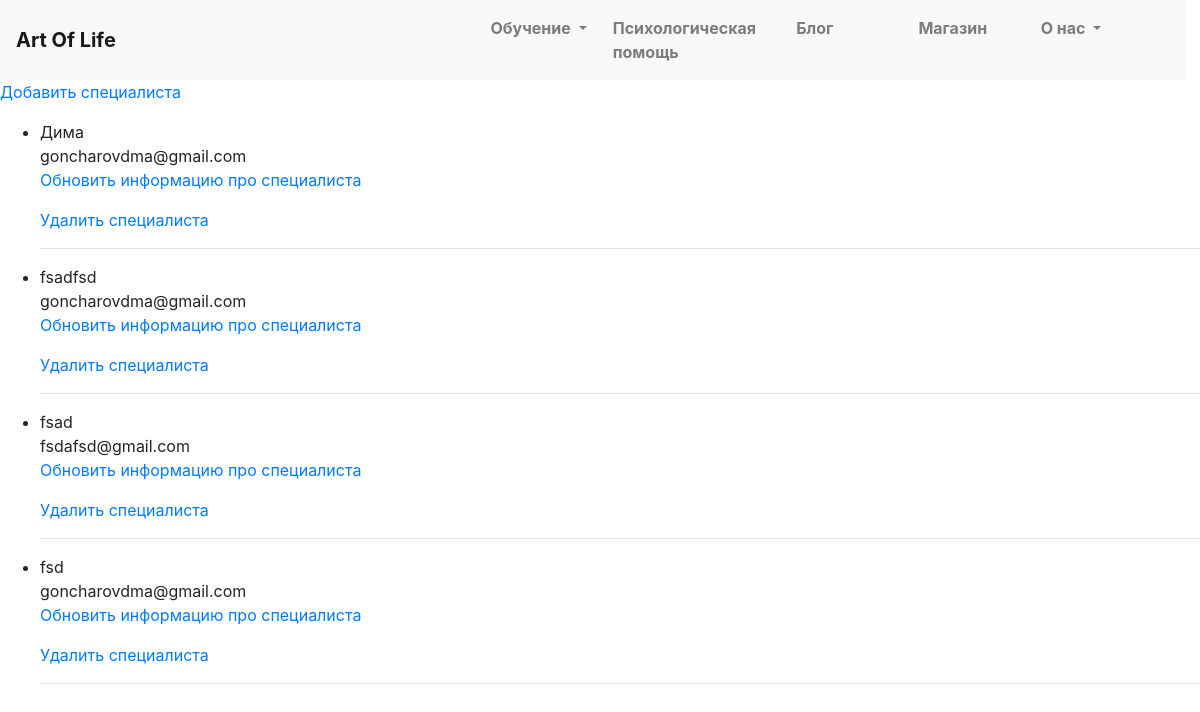
/author/, run on an earlier commit of the app's database.
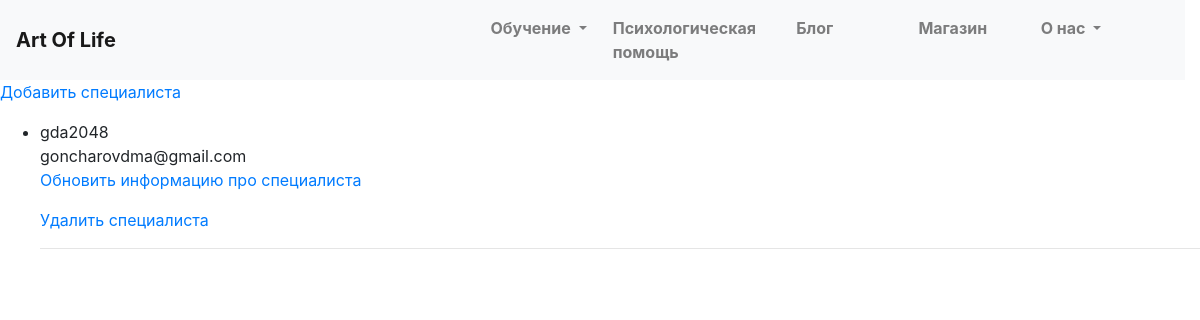
And on a later commit of the database.
### main/models.py (models this page shows, shortened)
class Person(models.Model):
    id = models.AutoField(primary_key=True)
    full_name = models.CharField('Полное имя', max_length=50)
    name = models.CharField('Имя', max_length=20, unique=True)
    birth_date = models.DateField('Дата рождения')
    email = models.EmailField()
    info = models.TextField('Основная информация', blank=True)
    bio = models.TextField('Биография', blank=True)
    photo = models.FilePathField('Фотография', path=MEDIA_ROOT, null=True, blank=True)
    password = models.CharField('Пароль', max_length=50)
    user = models.OneToOneField(User, on_delete=models.CASCADE, related_name='profile', null=True, blank=True)
    class Meta:
        db_table = 'people'
        verbose_name = 'Специалист'
        verbose_name_plural = 'Специалисты'

### main/views.py (the view)
# urls.py: re_path(r'author/', views.PersonListView.as_view(), name='person_list'),
class PersonListView(ListView):
    model = Person
    template_name = 'people.html'
    context_object_name = 'authors_list'
    paginate_by = 4

### templates/people.html (shortened to what this page needs)
{% extends 'base.html' %}
{% block content %}
<a href="{%  url 'person_create' %}"><p>Добавить специалиста</p></a>
{% if authors_list %}
    <ul>
        {% for person in authors_list %}
            <li>{{ person.name }}</li>
            {{ person.email }}
        <a href="{%  url 'person_update' pk=person.id %}"><p>Обновить информацию про специалиста</p></a>
        <a href="{%  url 'person_delete' pk=person.id %}"><p>Удалить специалиста</p></a>
        <hr>
        {% endfor %}
    </ul>
{% else %}
    <h3>Специалисты</h3>
    <p> Специалистов не найдено </p>
{% endif %}
{% endblock %}

What changed in the data, as far as the page shows it:
removed Person: name "fsadfsd", email "goncharovdma@gmail.com"
removed Person: name "fsad", email "fsdafsd@gmail.com"
removed Person: name "fsd", email "goncharovdma@gmail.com"
changed Person "goncharovdma@gmail.com": name "Дима" → "gda2048"
